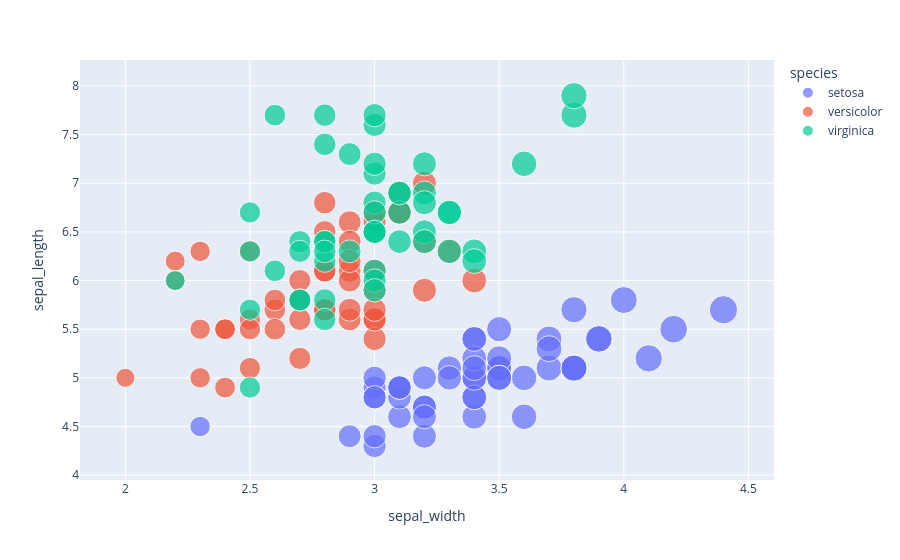

Notebook code cell kept with this figure:
### Code cell
df = px.data.iris()
fig = px.scatter(df, x="sepal_width", y="sepal_length", color="species",
                 size='sepal_width')
fig.show()

### Figure 1 — Plotly figure (JSON) as saved in the notebook; plotly's stock layout.template omitted (floating-point values rounded to 4 significant figures)
{"data": [{"hovertemplate": "species=setosa<br>sepal_width=%{marker.size}<br>sepal_length=%{y}<extra></extra>", "legendgroup": "setosa", "marker": {"color": "#636efa", "size": [3.5, 3, 3.2, 3.1, 3.6, 3.9, 3.4, 3.4, 2.9, 3.1, 3.7, 3.4, 3, 3, 4, 4.4, 3.9, 3.5, 3.8, 3.8, 3.4, 3.7, 3.6, 3.3, 3.4, 3, 3.4, 3.5, 3.4, 3.2, 3.1, 3.4, 4.1, 4.2, 3.1, 3.2, 3.5, 3.1, 3, 3.4, 3.5, 2.3, 3.2, 3.5, 3.8, 3, 3.8, 3.2, 3.7, 3.3], "sizemode": "area", "sizeref": 0.011, "symbol": "circle"}, "mode": "markers", "name": "setosa", "orientation": "v", "showlegend": true, "type": "scatter", "x": [3.5, 3, 3.2, 3.1, 3.6, 3.9, 3.4, 3.4, 2.9, 3.1, 3.7, 3.4, 3, 3, 4, 4.4, 3.9, 3.5, 3.8, 3.8, 3.4, 3.7, 3.6, 3.3, 3.4, 3, 3.4, 3.5, 3.4, 3.2, 3.1, 3.4, 4.1, 4.2, 3.1, 3.2, 3.5, 3.1, 3, 3.4, 3.5, 2.3, 3.2, 3.5, 3.8, 3, 3.8, 3.2, 3.7, 3.3], "xaxis": "x", "y": [5.1, 4.9, 4.7, 4.6, 5, 5.4, 4.6, 5, 4.4, 4.9, 5.4, 4.8, 4.8, 4.3, 5.8, 5.7, 5.4, 5.1, 5.7, 5.1, 5.4, 5.1, 4.6, 5.1, 4.8, 5, 5, 5.2, 5.2, 4.7, 4.8, 5.4, 5.2, 5.5, 4.9, 5, 5.5, 4.9, 4.4, 5.1, 5, 4.5, 4.4, 5, 5.1, 4.8, 5.1, 4.6, 5.3, 5], "yaxis": "y"}, {"hovertemplate": "species=versicolor<br>sepal_width=%{marker.size}<br>sepal_length=%{y}<extra></extra>", "legendgroup": "versicolor", "marker": {"color": "#EF553B", "size": [3.2, 3.2, 3.1, 2.3, 2.8, 2.8, 3.3, 2.4, 2.9, 2.7, 2, 3, 2.2, 2.9, 2.9, 3.1, 3, 2.7, 2.2, 2.5, 3.2, 2.8, 2.5, 2.8, 2.9, 3, 2.8, 3, 2.9, 2.6, 2.4, 2.4, 2.7, 2.7, 3, 3.4, 3.1, 2.3, 3, 2.5, 2.6, 3, 2.6, 2.3, 2.7, 3, 2.9, 2.9, 2.5, 2.8], "sizemode": "area", "sizeref": 0.011, "symbol": "circle"}, "mode": "markers", "name": "versicolor", "orientation": "v", "showlegend": true, "type": "scatter", "x": [3.2, 3.2, 3.1, 2.3, 2.8, 2.8, 3.3, 2.4, 2.9, 2.7, 2, 3, 2.2, 2.9, 2.9, 3.1, 3, 2.7, 2.2, 2.5, 3.2, 2.8, 2.5, 2.8, 2.9, 3, 2.8, 3, 2.9, 2.6, 2.4, 2.4, 2.7, 2.7, 3, 3.4, 3.1, 2.3, 3, 2.5, 2.6, 3, 2.6, 2.3, 2.7, 3, 2.9, 2.9, 2.5, 2.8], "xaxis": "x", "y": [7, 6.4, 6.9, 5.5, 6.5, 5.7, 6.3, 4.9, 6.6, 5.2, 5, 5.9, 6, 6.1, 5.6, 6.7, 5.6, 5.8, 6.2, 5.6, 5.9, 6.1, 6.3, 6.1, 6.4, 6.6, 6.8, 6.7, 6, 5.7, 5.5, 5.5, 5.8, 6, 5.4, 6, 6.7, 6.3, 5.6, 5.5, 5.5, 6.1, 5.8, 5, 5.6, 5.7, 5.7, 6.2, 5.1, 5.7], "yaxis": "y"}, {"hovertemplate": "species=virginica<br>sepal_width=%{marker.size}<br>sepal_length=%{y}<extra></extra>", "legendgroup": "virginica", "marker": {"color": "#00cc96", "size": [3.3, 2.7, 3, 2.9, 3, 3, 2.5, 2.9, 2.5, 3.6, 3.2, 2.7, 3, 2.5, 2.8, 3.2, 3, 3.8, 2.6, 2.2, 3.2, 2.8, 2.8, 2.7, 3.3, 3.2, 2.8, 3, 2.8, 3, 2.8, 3.8, 2.8, 2.8, 2.6, 3, 3.4, 3.1, 3, 3.1, 3.1, 3.1, 2.7, 3.2, 3.3, 3, 2.5, 3, 3.4, 3], "sizemode": "area", "sizeref": 0.011, "symbol": "circle"}, "mode": "markers", "name": "virginica", "orientation": "v", "showlegend": true, "type": "scatter", "x": [3.3, 2.7, 3, 2.9, 3, 3, 2.5, 2.9, 2.5, 3.6, 3.2, 2.7, 3, 2.5, 2.8, 3.2, 3, 3.8, 2.6, 2.2, 3.2, 2.8, 2.8, 2.7, 3.3, 3.2, 2.8, 3, 2.8, 3, 2.8, 3.8, 2.8, 2.8, 2.6, 3, 3.4, 3.1, 3, 3.1, 3.1, 3.1, 2.7, 3.2, 3.3, 3, 2.5, 3, 3.4, 3], "xaxis": "x", "y": [6.3, 5.8, 7.1, 6.3, 6.5, 7.6, 4.9, 7.3, 6.7, 7.2, 6.5, 6.4, 6.8, 5.7, 5.8, 6.4, 6.5, 7.7, 7.7, 6, 6.9, 5.6, 7.7, 6.3, 6.7, 7.2, 6.2, 6.1, 6.4, 7.2, 7.4, 7.9, 6.4, 6.3, 6.1, 7.7, 6.3, 6.4, 6, 6.9, 6.7, 6.9, 5.8, 6.8, 6.7, 6.7, 6.3, 6.5, 6.2, 5.9], "yaxis": "y"}], "layout": {"legend": {"itemsizing": "constant", "title": {"text": "species"}, "tracegroupgap": 0}, "margin": {"t": 60}, "xaxis": {"anchor": "y", "domain": [0, 1], "title": {"text": "sepal_width"}}, "yaxis": {"anchor": "x", "domain": [0, 1], "title": {"text": "sepal_length"}}}}
